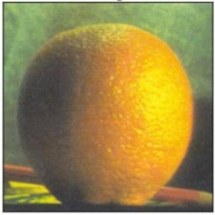
#> input picture images/orange.png, 215 x 215 px
$ python 2dhist.py
#> lines starting #> are read from the running program, lines starting #| are printed output that depends on the picture
import cv2
import numpy as np
from matplotlib import pyplot as plt
img = cv2.imread('../../images/orange.png')
#> img is the input picture: shape (215, 215, 3); mean B, G, R 74.7, 134.2, 151.9
hsv = cv2.cvtColor(img,cv2.COLOR_BGR2HSV)
#> hsv: shape (215, 215, 3); mean H, S, V 28.8, 110.9, 157.2
hist = cv2.calcHist([hsv], [0, 1], None, [180, 256], [0, 180, 0, 256])
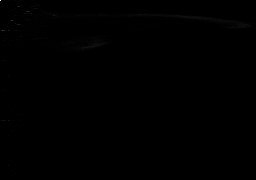
#> hist: shape (180, 256) float32; min 0, max 837, mean 1; drawn with min black and max white
plt.imshow(hist,interpolation = 'nearest')
plt.show()

$ run again, with images/apple.png copied over images/orange.png
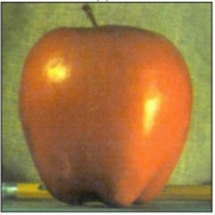
#> input picture images/apple.png, 215 x 215 px
#> img is the input picture: shape (215, 215, 3); mean B, G, R 69.7, 121.4, 159.6
#> hsv: shape (215, 215, 3); mean H, S, V 22.3, 139, 163
#> `hist = cv2.calcHist([hsv], [0, 1], None, [180, 256], [0, 180, 0, 256])`:
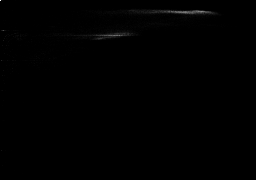
#> hist: shape (180, 256) float32; min 0, max 356, mean 1; drawn with min black and max white
